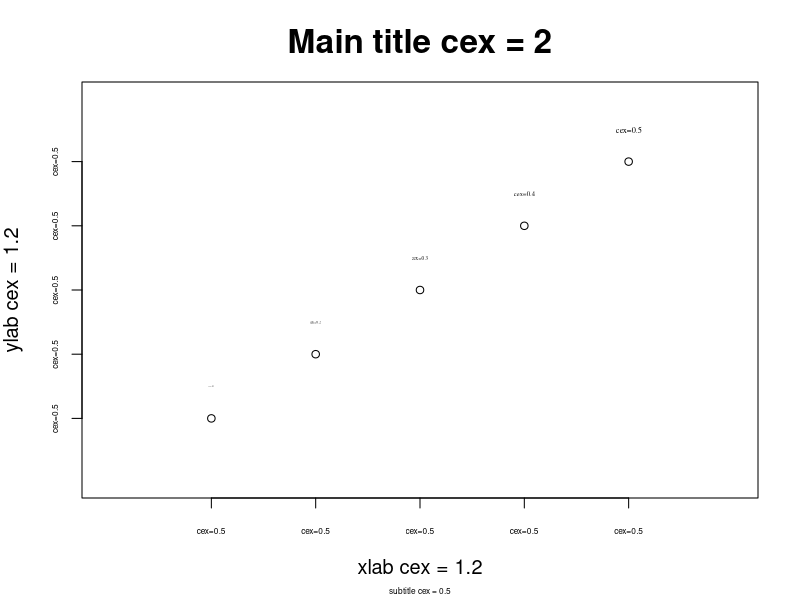

Reproduce this figure in R.
## ---- chunk 1
knitr::opts_chunk$set(echo = TRUE, fig.align = 'center')
## ---- chunk 2
plot(1:5, xlim = c(0, 6), ylim = c(0,6), 
     xaxt = 'n', yaxt = 'n',
     xlab = 'xlab cex = 1.2', ylab = 'ylab cex = 1.2',
     cex.lab = 1.2,
     main = 'Main title cex = 2', cex.main = 2,
     sub = 'subtitle cex = 0.5', cex.sub = 0.5)
axis(side=1, at=1:5, labels = rep('cex=0.5', 5), cex.axis = 0.5)
axis(side=2, at=1:5, labels = rep('cex=0.5', 5), cex.axis = 0.5)
labels = paste0('cex=', (1:5)/10)
text(x=1:5, y=1:5 + 0.5, labels = labels, 
     cex = (1:5)/10, family = "serif")
